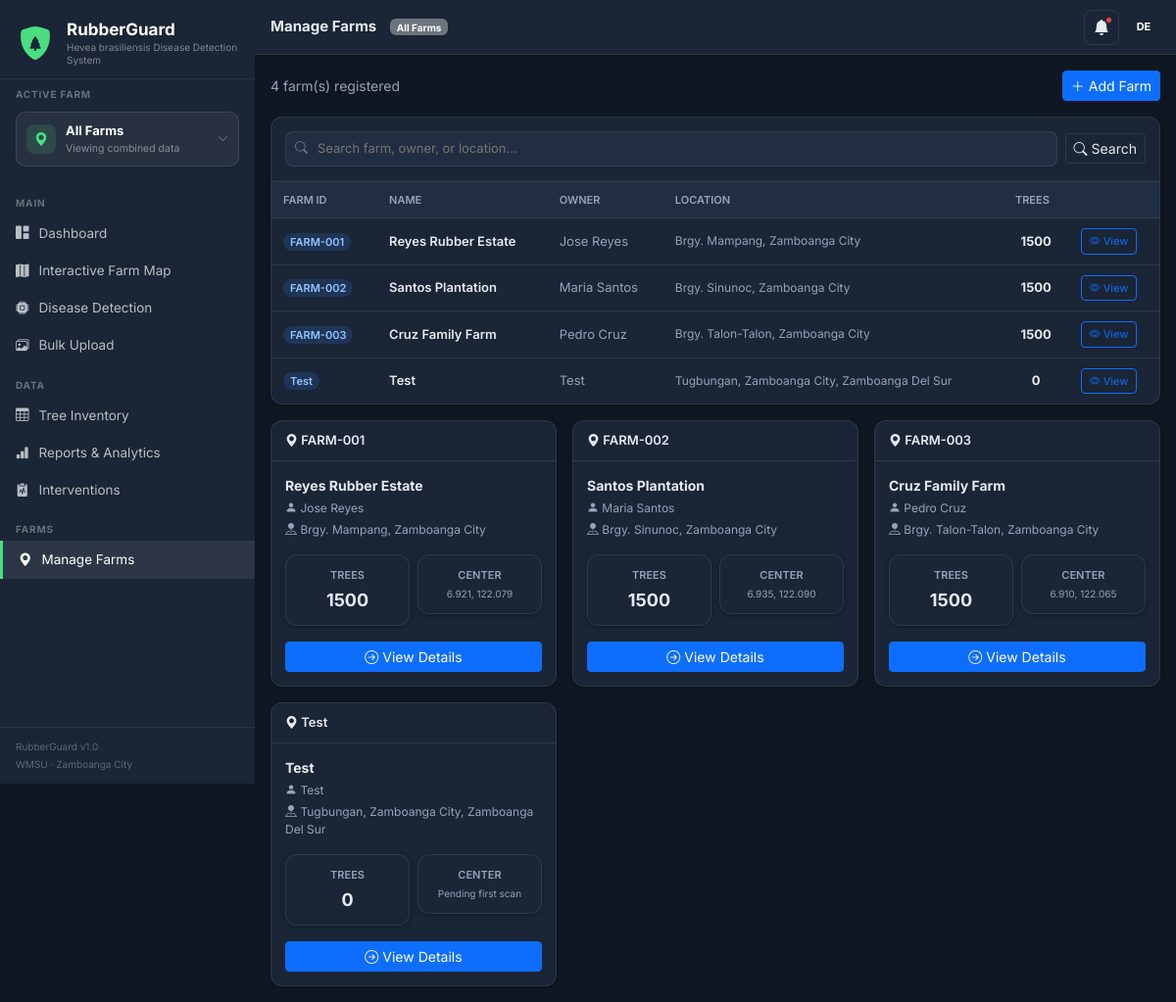
/farms/ (signed in), run on the app's committed database.
### farmmap/models.py (models this page shows, shortened)
class Farm(models.Model):
    owner = models.ForeignKey(User, on_delete=models.CASCADE, related_name="farms")
    farm_id = models.CharField(max_length=20)
    name = models.CharField(max_length=100)
    owner_name = models.CharField(max_length=100)
    region = models.CharField(max_length=100, blank=True)
    province = models.CharField(max_length=100, blank=True)
    city_municipality = models.CharField(max_length=100, blank=True)
    barangay = models.CharField(max_length=100, blank=True)
    location = models.CharField(max_length=200, blank=True)
    center_lat = models.FloatField(default=6.9214)
    center_lng = models.FloatField(default=122.0790)
    boundary_radius_m = models.PositiveIntegerField(default=300)
    created_at = models.DateTimeField(auto_now_add=True)
    def full_address(self):
        parts = [self.location, self.barangay, self.city_municipality, self.province]
        parts = [p for p in parts if p]
        return ", ".join(parts) if parts else (self.location or "—")
    class Meta:
        unique_together = ("owner", "farm_id")

### farmmap/views.py (the view)
# urls.py: path('farms/', views.farm_list, name='farm_list'),
@login_required
def farm_list(request):
    farms_qs = Farm.objects.filter(owner=request.user).annotate(
        tree_count=Count("trees"),
        avg_lat=Avg("trees__lat"),
        avg_lng=Avg("trees__lng"),
    ).order_by("farm_id")
    search_q = request.GET.get("q", "").strip()
    if search_q:
        farms_qs = farms_qs.filter(
            Q(farm_id__icontains=search_q) | Q(name__icontains=search_q)
            | Q(owner_name__icontains=search_q) | Q(location__icontains=search_q)
        )
    paginator = Paginator(farms_qs, 25)
    page_number = request.GET.get("page", 1)
    farms = paginator.get_page(page_number)
    ctx = _base_context(request)
    ctx.update({"page": "farm_list", "farms": farms, "search_q": search_q, "psgc_regions": psgc.get_regions()})
    return render(request, "farm_list.html", ctx)

### farmmap/context_processors.py (called while the page is built)
def static_version(request):
    return {"STATIC_VERSION": settings.STATIC_VERSION}

### farmmap/models.py (called while the page is built)
def get_disease_lookup():
    lookup = cache.get(_DISEASE_CACHE_KEY)
    if lookup is None:
        lookup = {d.name: d for d in DiseaseClass.objects.all()}
        cache.set(_DISEASE_CACHE_KEY, lookup, timeout=None)
    return lookup

    def enabled_diseases(self):
        return [
            d.name for d in get_disease_lookup().values()
            if not d.is_healthy and d.name not in self.notify_muted_diseases
        ]

### farmmap/psgc.py (called while the page is built)
@lru_cache(maxsize=1)
def _load(name):
    with open(DATA_DIR / name, encoding="utf-8") as f:
        return json.load(f)

@lru_cache(maxsize=1)
def get_regions():
    return sorted(
        [{"code": r["region_code"], "name": r["region_name"]} for r in _load("region.json")],
        key=lambda r: r["name"],
    )

### farmmap/views.py (called while the page is built, shortened)
def _humanize_days_ago(days):
    if days <= 0:
        return "Today"

def _base_context(request, farm=None):
    all_farms = Farm.objects.filter(owner=request.user).order_by("farm_id")
    return {
        "notifications": _build_notifications(request),
        "all_farms": all_farms,
        "selected_farm": farm,
    }

### templates/farm_list.html (shortened to what this page needs)
{% extends "base.html" %}
{% block page_title %}Manage Farms{% endblock %}
{% block content %}
<div class="d-flex justify-content-between align-items-center mb-3">
  <div class="text-muted small">{{ farms.paginator.count }} farm(s) registered</div>
  <button type="button" class="btn btn-primary btn-sm" data-bs-toggle="modal" data-bs-target="#addFarmModal">
    <i class="bi bi-plus-lg"></i> Add Farm
  </button>
</div>
<div class="card-rg mb-0" style="border-bottom-left-radius:0;border-bottom-right-radius:0;">
  <form method="GET" class="card-body-rg d-flex flex-wrap gap-2 align-items-center">
    <div class="search-wrap">
      <i class="bi bi-search"></i>
      <input type="text" name="q" value="{{ search_q }}" class="form-control-rg" placeholder="Search farm, owner, or location…">
    </div>
    <button type="submit" class="btn btn-sm btn-outline-secondary"><i class="bi bi-search"></i> Search</button>
  </form>
</div>
<div class="card-rg mb-3" style="border-top-left-radius:0;border-top-right-radius:0;">
  <div class="table-responsive-rg">
    <table class="table-rg" style="min-width:560px;">
      <thead>
        <tr>
          <th>FARM ID</th>
          <th>NAME</th>
          <th>OWNER</th>
          <th>LOCATION</th>
          <th>TREES</th>
          <th></th>
        </tr>
      </thead>
      <tbody>
        {% for farm in farms %}
        <tr>
          <td><span class="badge-farm">{{ farm.farm_id }}</span></td>
          <td class="fw-semibold">{{ farm.name }}</td>
          <td class="text-muted">{{ farm.owner_name }}</td>
          <td class="text-muted" style="font-size:12px;">{{ farm.full_address }}</td>
          <td class="fw-bold text-center">{{ farm.trees.count }}</td>
          <td>
            <a href="{% url 'farm_detail' farm.farm_id %}" class="btn btn-sm btn-outline-primary" style="font-size:11px;">
              <i class="bi bi-eye"></i> View
            </a>
          </td>
        </tr>
        {% empty %}
        <tr><td colspan="6" class="text-center text-muted py-4">No farms registered yet. Click "Add Farm" to get started.</td></tr>
        {% endfor %}
      </tbody>
    </table>
  </div>
</div>
<div class="row g-2 g-md-3">
  {% for farm in farms %}
  <div class="col-12 col-md-6 col-xl-4">
    <div class="card-rg h-100">
      <div class="card-header-rg"><i class="bi bi-geo-alt-fill"></i> {{ farm.farm_id }}</div>
      <div class="card-body-rg">
        <div class="fw-bold mb-1" style="font-size:14px;">{{ farm.name }}</div>
        <div class="text-muted mb-1" style="font-size:12px;">
          <i class="bi bi-person-fill"></i> {{ farm.owner_name }}
        </div>
        <div class="text-muted mb-3" style="font-size:12px;">
          <i class="bi bi-pin-map-fill"></i> {{ farm.full_address }}
        </div>
        <div class="row g-2 mb-3">
          <div class="col-6">
            <div class="stat-box">
              <div class="stat-label">TREES</div>
              <div class="stat-value" style="font-size:18px;">{{ farm.tree_count }}</div>
            </div>
          </div>
          <div class="col-6">
            <div class="stat-box">
              <div class="stat-label">CENTER</div>
              {% if farm.tree_count %}
              <div style="font-size:10px;color:var(--text-muted);">{{ farm.avg_lat|floatformat:3 }}, {{ farm.avg_lng|floatformat:3 }}</div>
              {% else %}
              <div style="font-size:10px;color:var(--text-muted);">Pending first scan</div>
              {% endif %}
            </div>
          </div>
        </div>
        <a href="{% url 'farm_detail' farm.farm_id %}" class="btn btn-primary btn-sm w-100">
          <i class="bi bi-arrow-right-circle"></i> View Details
        </a>
      </div>
    </div>
  </div>
  {% endfor %}
</div>
{% endblock %}
{% block extra_scripts %}
{% load static %}
{% endblock %}

### templates/base.html (shortened to what this page needs)
<!DOCTYPE html>
<html lang="en">
<head>
  <link href="https://cdn.jsdelivr.net/npm/bootstrap@5.3.2/dist/css/bootstrap.min.css" rel="stylesheet">
  <link href="https://cdn.jsdelivr.net/npm/bootstrap-icons@1.11.3/font/bootstrap-icons.css" rel="stylesheet">
  <link href="https://unpkg.com/leaflet@1.9.4/dist/leaflet.css" rel="stylesheet">
  {% load static %}
  <link href="{% static 'css/style.css' %}?v={{ STATIC_VERSION }}" rel="stylesheet">
</head>
<body>
<nav id="sidebar">
  <div class="sidebar-brand">
    <div class="brand-row">
      <div class="brand-icon">
        <i class="bi bi-shield-fill"></i>
        <i class="bi bi-tree-fill brand-icon-tree"></i>
      </div>
      <div class="brand-title-group">
        <div class="brand-title">RubberGuard</div>
        <div class="brand-sub">Hevea brasiliensis Disease Detection System</div>
      </div>
    </div>
  </div>
  <div class="px-3 pb-2 pt-2">
    <div class="nav-section-label mb-1" style="padding:0 0 6px;">Active Farm</div>
    <div class="dropdown farm-selector">
      <button class="farm-selector-btn" type="button" data-bs-toggle="dropdown" aria-expanded="false">
        <span class="farm-selector-icon">
          <i class="bi bi-geo-alt-fill"></i>
        </span>
        <span class="farm-selector-text">
          {% if selected_farm %}
          <span class="farm-selector-name">{{ selected_farm.farm_id }}</span>
          <span class="farm-selector-sub">{{ selected_farm.name }}</span>
          {% else %}
          <span class="farm-selector-name">All Farms</span>
          <span class="farm-selector-sub">Viewing combined data</span>
          {% endif %}
        </span>
        <i class="bi bi-chevron-down farm-selector-caret"></i>
      </button>
    </div>
  </div>
  <div class="sidebar-nav">
    <div class="nav-section-label">Main</div>
    <div class="nav-item">
      <a href="{% url 'dashboard' %}" class="nav-link {% if page == 'dashboard' %}active{% endif %}" title="Dashboard">
        <i class="bi bi-grid-1x2-fill"></i> <span>Dashboard</span>
      </a>
    </div>
    <div class="nav-item">
      <a href="{% url 'farm_map' %}" class="nav-link {% if page == 'farm_map' %}active{% endif %}" title="Interactive Farm Map">
        <i class="bi bi-map-fill"></i> <span>Interactive Farm Map</span>
      </a>
    </div>
    <div class="nav-item">
      <a href="{% url 'disease_detection' %}" class="nav-link {% if page == 'disease_detection' %}active{% endif %}" title="Disease Detection">
        <i class="bi bi-cpu-fill"></i> <span>Disease Detection</span>
      </a>
    </div>
    <div class="nav-item">
      <a href="{% url 'bulk_upload' %}" class="nav-link {% if page == 'bulk_upload' %}active{% endif %}" title="Bulk Upload">
        <i class="bi bi-images"></i> <span>Bulk Upload</span>
      </a>
    </div>
    <div class="nav-section-label">Data</div>
    <div class="nav-item">
      <a href="{% url 'tree_inventory' %}" class="nav-link {% if page == 'tree_inventory' %}active{% endif %}" title="Tree Inventory">
        <i class="bi bi-table"></i> <span>Tree Inventory</span>
      </a>
    </div>
    <div class="nav-item">
      <a href="{% url 'reports' %}" class="nav-link {% if page == 'reports' %}active{% endif %}" title="Reports & Analytics">
        <i class="bi bi-bar-chart-fill"></i> <span>Reports &amp; Analytics</span>
      </a>
    </div>
    <div class="nav-item">
      <a href="{% url 'interventions_log' %}" class="nav-link {% if page == 'interventions' %}active{% endif %}" title="Interventions">
        <i class="bi bi-clipboard2-pulse-fill"></i> <span>Interventions</span>
      </a>
    </div>
    <div class="nav-section-label">Farms</div>
    <div class="nav-item">
      <a href="{% url 'farm_list' %}" class="nav-link {% if page == 'farm_list' %}active{% endif %}" title="Manage Farms">
        <i class="bi bi-geo-alt-fill"></i> <span>Manage Farms</span>
      </a>
    </div>
  </div>
  <div class="sidebar-footer">
    <div>RubberGuard v1.0</div>
    <div style="margin-top:3px;">WMSU · Zamboanga City</div>
  </div>
</nav>
<div id="main-wrapper">
  <header id="topbar">
    <div class="topbar-left">
      <span class="page-title">{% block page_title %}RubberGuard{% endblock %}</span>
      {% if selected_farm %}
      <span class="badge bg-success ms-1" style="font-size:10px;font-weight:500;">
        <i class="bi bi-geo-alt-fill"></i> {{ selected_farm.farm_id }}
      </span>
      {% else %}
      <span class="badge bg-secondary ms-1" style="font-size:10px;">All Farms</span>
      {% endif %}
    </div>
    <div class="topbar-right">
      <div class="dropdown">
        <button class="topbar-btn" data-bs-toggle="dropdown" aria-label="Notifications">
          <i class="bi bi-bell-fill"></i>
          {% if notifications %}<span class="badge-dot"></span>{% endif %}
        </button>
      </div>
      <div class="dropdown">
        <div class="avatar" data-bs-toggle="dropdown">{{ user.username|slice:":2"|upper }}</div>
      </div>
    </div>
  </header>
  <main id="content">
    {% block content %}{% endblock %}
  </main>
</div>
{% load static %}
</body>
</html>

### data on the page
Farm: farm_id "FARM-001", name "Reyes Rubber Estate", owner_name "Jose Reyes", full_address "Brgy. Mampang, Zamboanga City", trees.count "1500", tree_count "1500", avg_lat "6.921", avg_lng "122.079"
Farm: farm_id "FARM-002", name "Santos Plantation", owner_name "Maria Santos", full_address "Brgy. Sinunoc, Zamboanga City", trees.count "1500", tree_count "1500", avg_lat "6.935", avg_lng "122.090"
Farm: farm_id "FARM-003", name "Cruz Family Farm", owner_name "Pedro Cruz", full_address "Brgy. Talon-Talon, Zamboanga City", trees.count "1500", tree_count "1500", avg_lat "6.910", avg_lng "122.065"
Farm: farm_id "Test", name "Test", owner_name "Test", full_address "Tugbungan, Zamboanga City, Zamboanga Del Sur", trees.count "0", tree_count "0", shows "Pending first scan"

### other printed values
{{ user.username|slice:":2"|upper }} "DE"
{{ farms.paginator.count }} "4"
